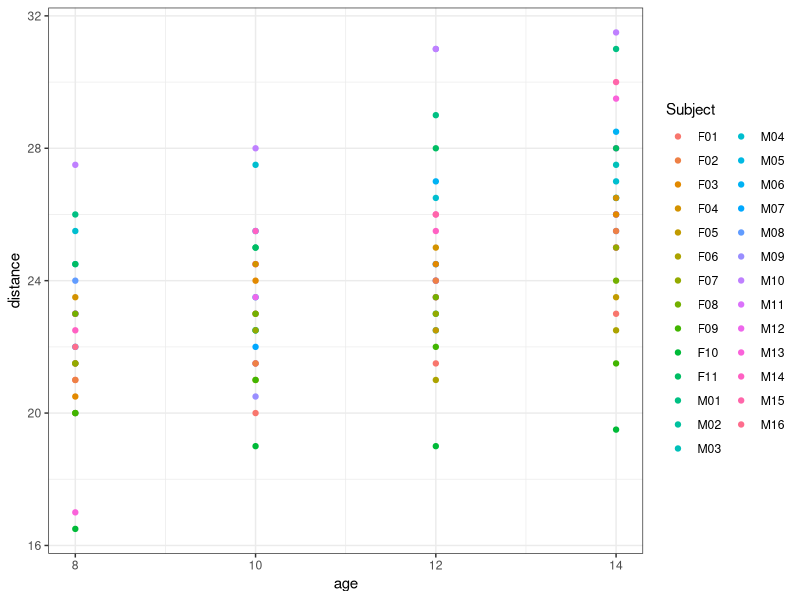
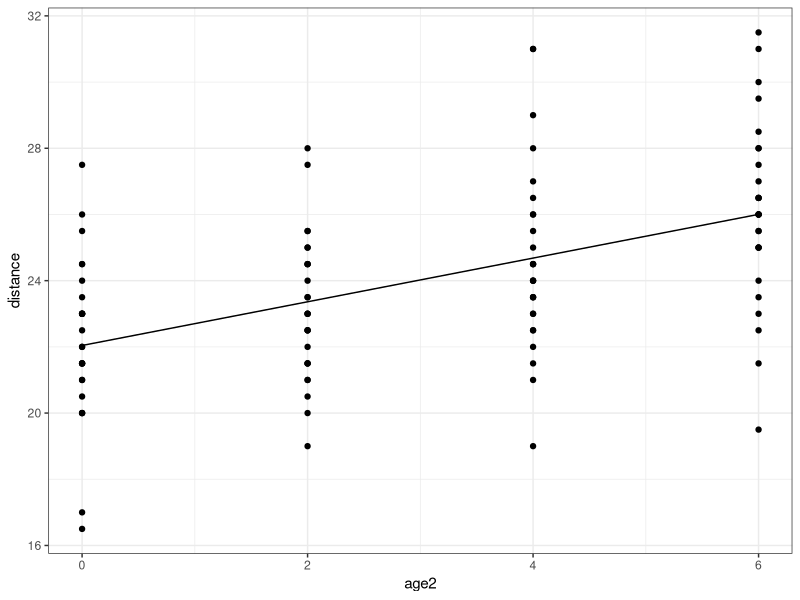
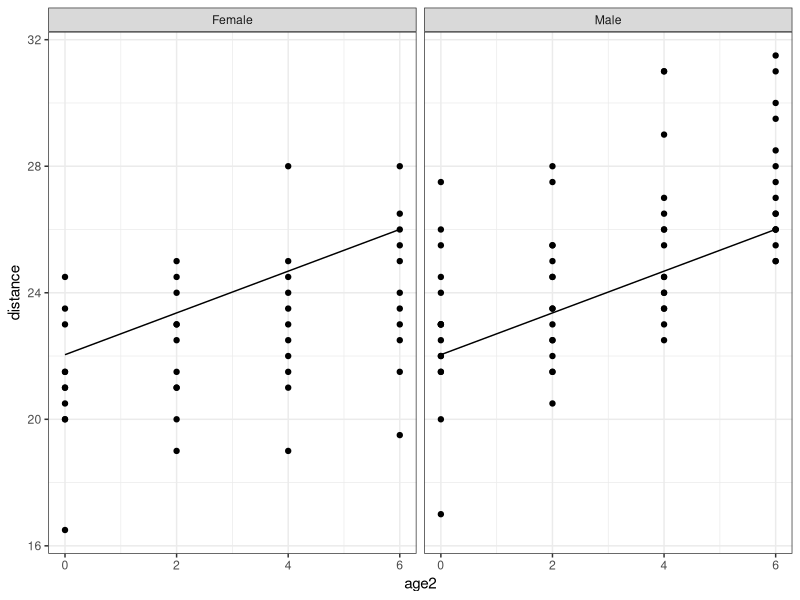
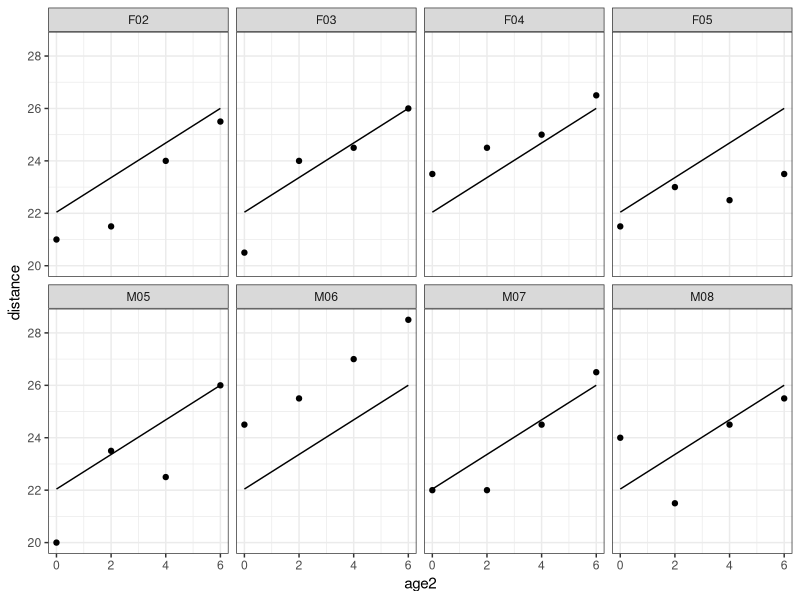
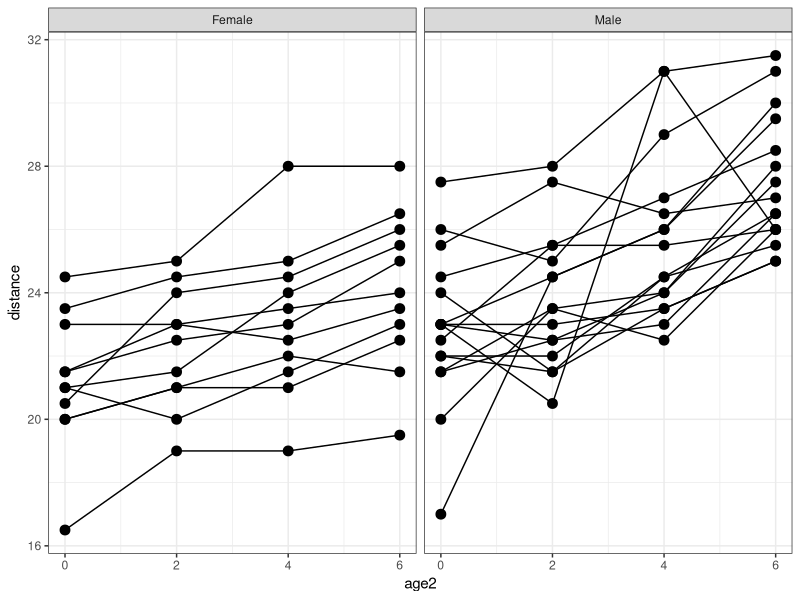
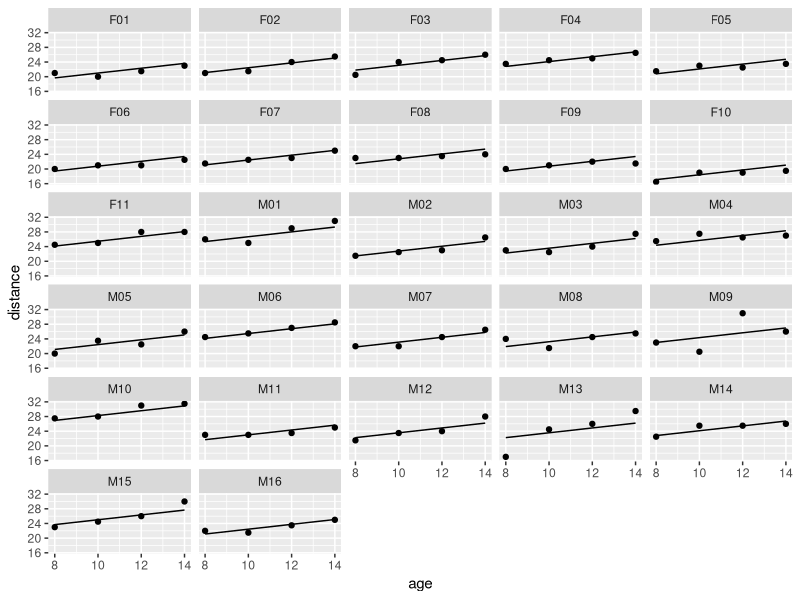
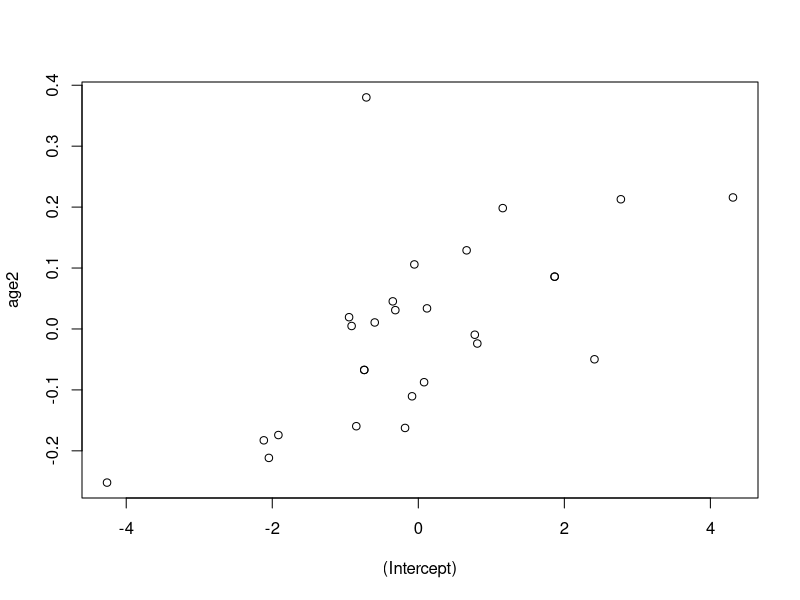
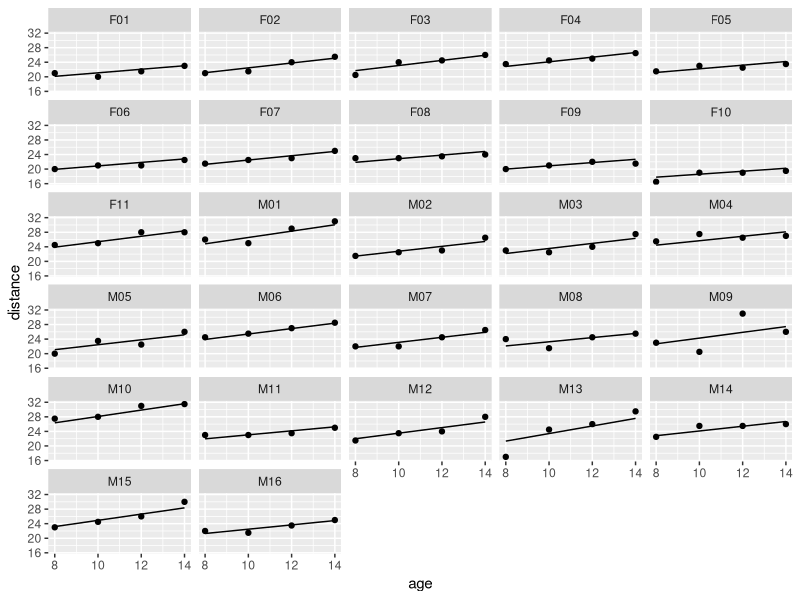

The R source for these figures, in order:
## ---- chunk 1
knitr::opts_chunk$set(echo = TRUE)
library(png)
library(grid)
set.seed(42)
## ---- chunk 2

knitr::opts_chunk$set(echo = TRUE,
                      fig.align = "center")

## ---- chunk 3
library(lme4)
## ---- chunk 4
orthodont = read.csv("./data/orthodont.csv")
str(orthodont)
## ---- chunk 5
library(ggplot2)
ggplot(orthodont, aes(x = age, y = distance, col = Subject)) + 
  geom_point() +
  theme_bw()
## ---- chunk 6
library(dplyr)
orthodont |>
  filter(Subject == "M10")
## ---- chunk 7
lm1 = lm(distance ~ age, data = orthodont)
summary(lm1)
## ---- chunk 8
orthodont$age2 = orthodont$age - 8
lm2 = lm(distance ~ age2, data = orthodont)
summary(lm2)
## ---- chunk 9
anova(lm2)
## ---- chunk 10
p <- ggplot(data = orthodont, aes(x = age2,y = distance)) + 
  geom_point() + 
  geom_line(aes(x = age2,y = predict(lm1)))  +
  theme_bw()
p
## ---- chunk 11
p + facet_wrap(~ Sex)
## ---- chunk 12
subject.select <- c(paste0("M0", 5:8), paste0("F0", 2:5))
orthodont.select <- orthodont |> 
  filter(Subject %in% subject.select)

ggplot(orthodont.select, aes(x = age2,y = distance)) + 
  geom_point() + 
  geom_line(aes(x = age2,y = predict(lm1, newdata = orthodont.select))) + facet_wrap(~ Subject, nrow = 2) +
  theme_bw()
## ---- chunk 13
ggplot(data = orthodont, aes(x = age2, y = distance)) + 
  geom_point(size = 3) + 
  geom_line(aes(x = age2, y = distance, group = Subject)) + 
  facet_wrap(~ Sex) +
  theme_bw()
## ---- chunk 14
lme1 = lmer(distance ~ age2 + (1 | Subject), 
            data = orthodont, REML = FALSE) 
summary(lme1)
## ---- chunk 15
ranef(lme1)
## ---- chunk 16
orthodont$random_intercept <- fitted(lme1)
ggplot(data = orthodont, aes(x = age, y = distance)) + 
  geom_point() + 
  geom_line(aes(x = age, y = random_intercept)) + 
  facet_wrap(~Subject, ncol=5) 
## ---- chunk 17
lme2 = lmer(distance ~ age2 + (age2 | Subject), 
            data = orthodont, REML = FALSE) 
summary(lme2)
## ---- chunk 18
plot(ranef(lme2)$Subject)
## ---- chunk 19
orthodont$random_slope <- fitted(lme2)
ggplot(data = orthodont, aes(x = age, y = distance)) + 
  geom_point() + 
  geom_line(aes(x = age, y = random_slope)) + 
  facet_wrap(~ Subject, ncol=5) 
## ---- chunk 20
AIC(lm2, lme1, lme2)
## ---- chunk 21
lme3 = lmer(distance ~ age2 + (1 | Subject), 
            data = orthodont, REML = TRUE) 
summary(lme3)
